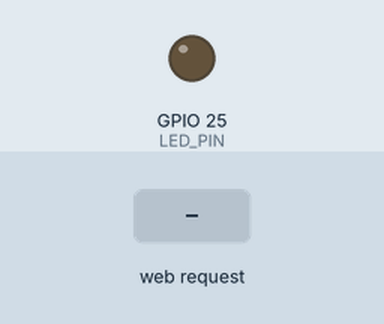
Bench run of a sketch on a simulated ESP32. Shown: output pins drawn as LEDs (lit = HIGH). Inputs (shaded band) come from the test bench. WiFi joins after 1.5 s; servers stay silent unless stated; what the sketch prints to the serial monitor is not drawn.

Above: at 2.7 s.
2.8 s: HTTP request GET /on received
At 3.1 s:
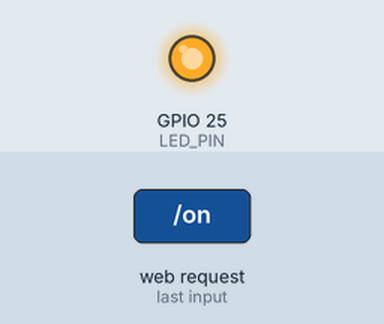
4.3 s: HTTP request GET /off received
At 5.5 s:
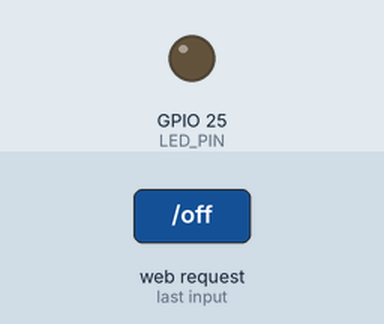
Timing chart, 0 to 7.3 s (numbered marks = the images above; inputs shaded):
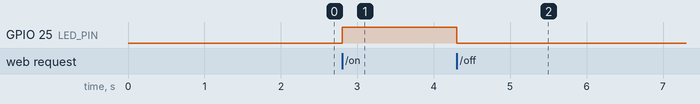

Measured:
- after the input at 2.8 s, GPIO 25 (LED_PIN): LOW → HIGH at once
- after the input at 4.3 s, GPIO 25 (LED_PIN): HIGH → LOW at once

The sketch:

09_WiFi_ServidorWeb_UI_Usabilidad.ino
```cpp
/***************************************************
  Proyecto: CANSAT - Servidor Web (UI mejorada + usabilidad)
  Versión: v1.0 - 27/10/2025
  Autor: Equipo CANSAT
  Centro: IES Gonzalo Torrente Ballester (Salamanca)

  Descripción:
  Servidor web en ESP32 con HTML/CSS/JS embebido y mejoras
  de usabilidad: botones sin recarga, consulta de estado /state
  en JSON y sincronización periódica entre clientes.

  Licencia: MIT
***************************************************/

#include <WiFi.h>
#include <WebServer.h>

const char* ssid     = "TU_SSID";
const char* password = "TU_PASSWORD";

const int LED_PIN = 25;  // Cambia si usas otro GPIO
WebServer server(80);

// HTML + CSS + JS (sin librerías externas)
const char INDEX_HTML[] PROGMEM = R"HTML(
<!DOCTYPE html><html lang="es">
<head>
<meta charset="utf-8">
<meta name="viewport" content="width=device-width,initial-scale=1">
<title>ESP32 Control</title>
<style>
  :root{
    --bg1:#0f172a; --bg2:#111827; --txt:#e5e7eb; --muted:#9ca3af;
    --ok:#22c55e; --off:#ef4444; --accent:#38bdf8;
  }
  *{box-sizing:border-box}
  body{
    margin:0; min-height:100vh; display:grid; place-items:center;
    background: radial-gradient(1000px 600px at 20% -10%, #1f2937 0%, transparent 60%),
                radial-gradient(900px 600px at 120% 110%, #0ea5e9 0%, transparent 55%),
                var(--bg1);
    color:var(--txt); font-family: ui-sans-serif, system-ui, -apple-system, Segoe UI, Roboto, Ubuntu;
  }
  .card{
    width:min(540px, 92vw); background:linear-gradient(180deg, #0b1220 0%, var(--bg2) 100%);
    border:1px solid #1f2937; border-radius:18px; padding:28px;
    box-shadow:0 10px 30px rgba(0,0,0,.35);
  }
  h1{margin:0 0 .25rem 0; font-size:clamp(1.4rem, 2.2vw, 1.9rem)}
  .subtitle{margin:0 0 1.2rem 0; color:var(--muted); letter-spacing:.2px}
  .row{display:flex; gap:14px; flex-wrap:wrap; align-items:center; margin:.8rem 0 1.1rem}
  .pill{
    display:inline-flex; align-items:center; gap:.5rem; padding:.35rem .7rem;
    border-radius:999px; font-weight:600; font-size:.95rem; border:1px solid #374151
  }
  .pill.ok{ color:#10b981; border-color:#064e3b; background:rgba(16,185,129,.08)}
  .pill.off{color:#f87171; border-color:#7f1d1d; background:rgba(239,68,68,.08)}
  .gpio{color:var(--muted); font-size:.95rem}
  .buttons{display:flex; gap:12px; flex-wrap:wrap}
  .btn{
    appearance:none; border:1px solid #1f2937; background:#0b1220; color:var(--txt);
    padding:.85rem 1.15rem; border-radius:12px; font-size:1.05rem; cursor:pointer;
    transition:transform .06s ease, border-color .2s ease, background .2s ease;
  }
  /* Hover solo en dispositivos con puntero (evita doble toque en iOS) */
  @media (hover: hover) and (pointer: fine){
    .btn:hover{transform:translateY(-1px); border-color:#334155}
  }
  .btn:active{transform:translateY(0)}
  .btn.on{ background:linear-gradient(180deg, #065f46, #064e3b); border-color:#065f46 }
  .btn.off{background:linear-gradient(180deg, #7f1d1d, #6b1111); border-color:#7f1d1d}
  .footer{margin-top:1.2rem; color:var(--muted); font-size:.88rem}
  .tag{color:var(--accent); font-weight:600}
</style>
</head>
<body>
  <main class="card">
    <h1>🚀 ESP32 Control Panel</h1>
    <p class="subtitle">Servidor web local para encender/apagar un LED</p>

    <div class="row">
      <span class="gpio">Pin: <b>%GPIO%</b></span>
      <span class="pill %CLASS%">LED: <span id="stateTxt">%STATE%</span></span>
    </div>

    <div class="buttons">
      <button id="btnOn"  class="btn on">Encender</button>
      <button id="btnOff" class="btn off">Apagar</button>
    </div>

    <p class="footer">Conéctate a la misma red WiFi. IP de la placa: <span class="tag">%IP%</span></p>
  </main>

  <script>
    const pill = document.querySelector('.pill');
    const stateSpan = document.getElementById('stateTxt');
    const btnOn  = document.getElementById('btnOn');
    const btnOff = document.getElementById('btnOff');

    function render(on){
      pill.className = 'pill ' + (on ? 'ok' : 'off');
      stateSpan.textContent = on ? 'ENCENDIDO' : 'APAGADO';
    }
    async function getState(){
      const r = await fetch('/state', { cache:'no-store' });
      const j = await r.json();
      render(!!j.on);
    }
    async function setLed(on){
      // deshabilita momentáneamente para evitar toques repetidos
      btnOn.disabled = btnOff.disabled = true;
      try{
        // Permitimos GET o POST; aquí POST semántico
        await fetch(on ? '/on' : '/off', { method:'POST', cache:'no-store' });
        await getState(); // confirmamos estado real del ESP32
      }catch(e){ console.error(e); }
      btnOn.disabled = btnOff.disabled = false;
    }
    btnOn.addEventListener('click', ()=>setLed(true));
    btnOff.addEventListener('click',()=>setLed(false));

    // sincroniza todos los clientes cada 1 s
    setInterval(getState, 1000);
    // estado inicial al cargar
    getState();
  </script>
</body>
</html>
)HTML";

String renderPage() {
  String html = FPSTR(INDEX_HTML);
  bool on = digitalRead(LED_PIN);
  html.replace("%STATE%", on ? "ENCENDIDO" : "APAGADO");
  html.replace("%CLASS%", on ? "ok" : "off");
  html.replace("%IP%", WiFi.localIP().toString());
  html.replace("%GPIO%", String(LED_PIN));
  return html;
}

void sendNoStore() {
  server.sendHeader("Cache-Control","no-store, no-cache, must-revalidate, max-age=0");
  server.sendHeader("Pragma","no-cache");
}

void handleRoot() {
  sendNoStore();
  server.send(200, "text/html", renderPage());
}

void handleState() {
  sendNoStore();
  bool on = digitalRead(LED_PIN);
  String j = String("{\"on\":") + (on ? "true" : "false") + "}";
  server.send(200, "application/json", j);
}

void handleOn() {
  digitalWrite(LED_PIN, HIGH);
  handleState(); // respondemos con el estado actual en JSON
}

void handleOff() {
  digitalWrite(LED_PIN, LOW);
  handleState(); // respondemos con el estado actual en JSON
}

void setup() {
  pinMode(LED_PIN, OUTPUT);
  digitalWrite(LED_PIN, LOW);

  Serial.begin(115200);
  Serial.print("Conectando a WiFi");
  WiFi.begin(ssid, password);
  while (WiFi.status() != WL_CONNECTED) { delay(500); Serial.print("."); }
  Serial.println("\nWiFi conectado");
  Serial.print("IP: "); Serial.println(WiFi.localIP());

  server.on("/", HTTP_GET, handleRoot);
  server.on("/state", HTTP_GET, handleState);

  // Acepta GET o POST para máxima compatibilidad de navegadores
  server.on("/on",  HTTP_ANY, handleOn);
  server.on("/off", HTTP_ANY, handleOff);

  server.begin();
  Serial.println("Servidor web iniciado en puerto 80");
}

void loop() {
  server.handleClient();
}
```
